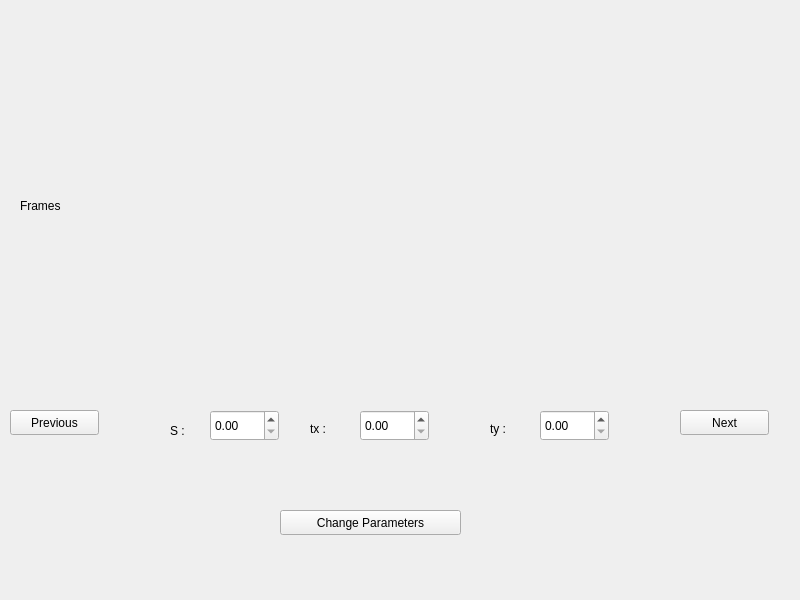
<?xml version="1.0" encoding="UTF-8"?>
<ui version="4.0">
 <class>MainWindow</class>
 <widget class="QMainWindow" name="MainWindow">
  <property name="geometry">
   <rect>
    <x>0</x>
    <y>0</y>
    <width>800</width>
    <height>600</height>
   </rect>
  </property>
  <property name="windowTitle">
   <string>Frame viewer</string>
  </property>
  <widget class="QWidget" name="centralwidget">
   <widget class="QLabel" name="display_label">
    <property name="geometry">
     <rect>
      <x>20</x>
      <y>20</y>
      <width>751</width>
      <height>371</height>
     </rect>
    </property>
    <property name="styleSheet">
     <string notr="true"/>
    </property>
    <property name="text">
     <string>Frames</string>
    </property>
    <property name="scaledContents">
     <bool>true</bool>
    </property>
   </widget>
   <widget class="QPushButton" name="prev_button">
    <property name="geometry">
     <rect>
      <x>10</x>
      <y>410</y>
      <width>89</width>
      <height>25</height>
     </rect>
    </property>
    <property name="text">
     <string>Previous</string>
    </property>
   </widget>
   <widget class="QPushButton" name="next_button">
    <property name="geometry">
     <rect>
      <x>680</x>
      <y>410</y>
      <width>89</width>
      <height>25</height>
     </rect>
    </property>
    <property name="text">
     <string>Next</string>
    </property>
   </widget>
   <widget class="QLabel" name="s_label">
    <property name="geometry">
     <rect>
      <x>170</x>
      <y>420</y>
      <width>21</width>
      <height>21</height>
     </rect>
    </property>
    <property name="text">
     <string>S :</string>
    </property>
   </widget>
   <widget class="QLabel" name="tx_label">
    <property name="geometry">
     <rect>
      <x>310</x>
      <y>420</y>
      <width>31</width>
      <height>17</height>
     </rect>
    </property>
    <property name="text">
     <string>tx :</string>
    </property>
   </widget>
   <widget class="QLabel" name="ty_label">
    <property name="geometry">
     <rect>
      <x>490</x>
      <y>420</y>
      <width>31</width>
      <height>17</height>
     </rect>
    </property>
    <property name="text">
     <string>ty :</string>
    </property>
   </widget>
   <widget class="QPushButton" name="params_button">
    <property name="geometry">
     <rect>
      <x>280</x>
      <y>510</y>
      <width>181</width>
      <height>25</height>
     </rect>
    </property>
    <property name="text">
     <string>Change Parameters</string>
    </property>
   </widget>
   <widget class="QDoubleSpinBox" name="s_input">
    <property name="geometry">
     <rect>
      <x>210</x>
      <y>410</y>
      <width>69</width>
      <height>31</height>
     </rect>
    </property>
   </widget>
   <widget class="QDoubleSpinBox" name="tx_input">
    <property name="geometry">
     <rect>
      <x>360</x>
      <y>410</y>
      <width>69</width>
      <height>31</height>
     </rect>
    </property>
   </widget>
   <widget class="QDoubleSpinBox" name="ty_input">
    <property name="geometry">
     <rect>
      <x>540</x>
      <y>410</y>
      <width>69</width>
      <height>31</height>
     </rect>
    </property>
   </widget>
  </widget>
 </widget>
 <resources/>
 <connections/>
</ui>
